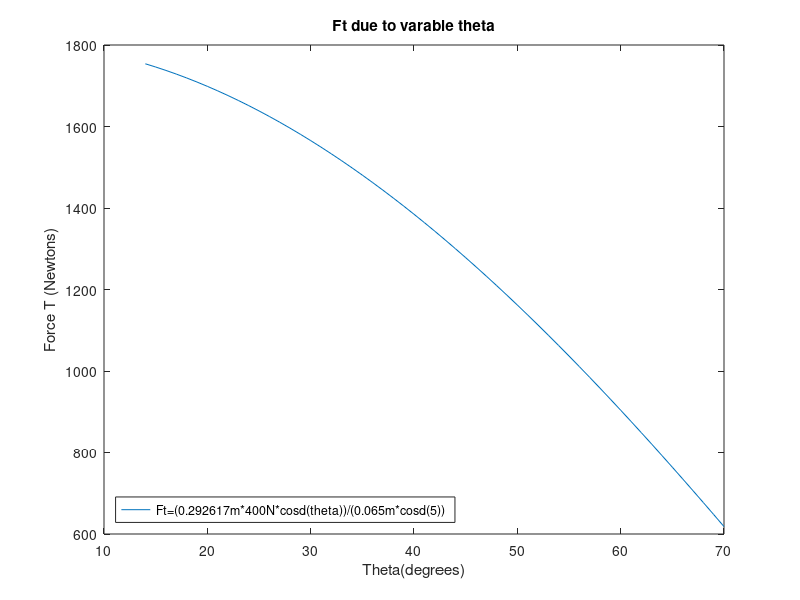

The MATLAB script that drew this image:
%%
% MCEN 2023 Statics & Structures
% Homework #4 (Chapter 4)
% Question #3
% MEID: 627-566

theta = [14:70];
Ft=(0.292617*400*cosd(theta))/(0.065*cosd(5));
plot(theta,Ft);
xlabel('Theta(degrees)')
ylabel('Force T (Newtons)')
title('Ft due to varable theta')
legend({'Ft=(0.292617m*400N*cosd(theta))/(0.065m*cosd(5))'},'Location','southwest')
